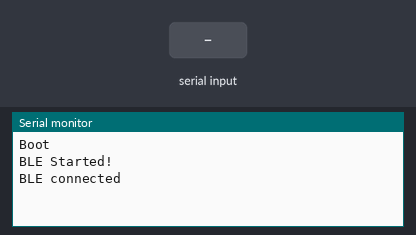
Recording of a sketch running on a simulated nRF52 board. Parts: the last lines printed to the serial monitor. The test bench sets the inputs (shaded band). A phone connects over Bluetooth LE 3 s after start.

Above: at 3.2 s.
3.3 s: "1" received over the second serial link
At 5.5 s:
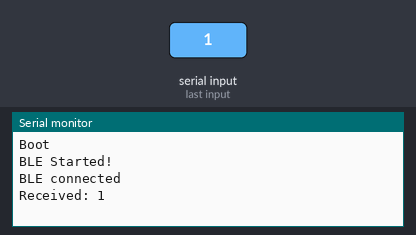
5.8 s: "0" received over the second serial link
At 7.2 s:
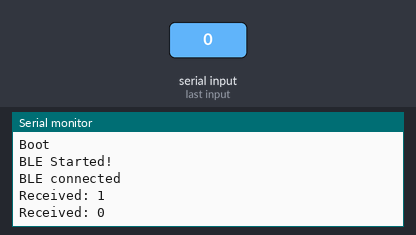
7.3 s: "2" received over the second serial link
At 9.7 s:
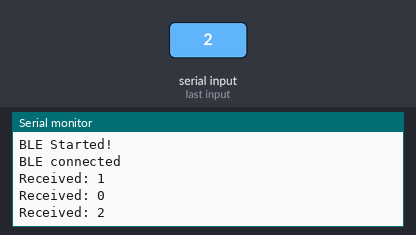

The sketch:

get_gmail_notifi_print.ino
```cpp
#include <bluefruit.h>
#include <Wire.h>


uint8_t mode = 0;

String msg;
bool msgflag = 0;
// BLE UART service
BLEUart bleuart;
BLEDis bledis;
BLEDfu bledfu; // DFU Service instance

// === BLE connection callbacks ===
void onConnect(uint16_t connHandle) {
  Serial.println("BLE connected");
}

void onDisconnect(uint16_t connHandle, uint8_t reason) {
  Serial.println("BLE disconnected");
  if (mode == 1){

     Serial.println("Waiting for BLE...");
  }
  // Restart advertising
  Bluefruit.Advertising.start(0);
}

void setup() {
  Wire.begin();
  Serial.begin(115200);
  delay(2000);
  Serial.println("Boot");

  // Init BLE
  Bluefruit.begin();
  Bluefruit.setName("VisRing");
  bledis.setModel("VisRing");
  // Set BLE callbacks
  Bluefruit.Periph.setConnectCallback(onConnect);
  Bluefruit.Periph.setDisconnectCallback(onDisconnect);

  // Init BLE UART
  bleuart.begin();
  bledfu.begin();
  bledis.begin();

  // Advertise
  Bluefruit.Advertising.addService(bleuart);
  Bluefruit.Advertising.addService(bledfu);  // DFU advertised
  Bluefruit.ScanResponse.addName();
  Bluefruit.Advertising.start(0);  // 0 = advertise forever
  Serial.println("BLE Started!");
}

void loop() {
  if (bleuart.available()){
      msg = bleuart.readString();
      msg.trim();  // Remove \n or \r if present
      msgflag = 1;
      Serial.print("Received: ");
      Serial.println(msg);
  }
  if (mode == 1){
    Serial.println("mode 1");
  }

}
```

Measured:
- after the input at 3.3 s, the serial monitor: prints a new line after 1.0 s (image 1)
- after the input at 5.8 s, the serial monitor: prints a new line after 1.0 s (image 2)
- after the input at 7.3 s, the serial monitor: prints a new line after 1.0 s (image 3)
